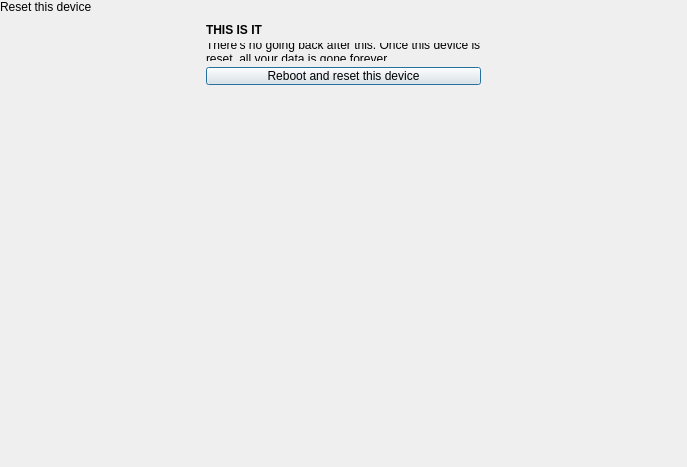
<?xml version="1.0" encoding="UTF-8"?>
<ui version="4.0">
 <class>FinalResetPopover</class>
 <widget class="QDialog" name="FinalResetPopover">
  <property name="geometry">
   <rect>
    <x>0</x>
    <y>0</y>
    <width>687</width>
    <height>467</height>
   </rect>
  </property>
  <property name="windowTitle">
   <string notr="true">Dialog</string>
  </property>
  <layout class="QVBoxLayout" name="verticalLayout">
   <property name="spacing">
    <number>0</number>
   </property>
   <property name="leftMargin">
    <number>0</number>
   </property>
   <property name="topMargin">
    <number>0</number>
   </property>
   <property name="rightMargin">
    <number>0</number>
   </property>
   <property name="bottomMargin">
    <number>0</number>
   </property>
   <item>
    <widget class="tTitleLabel" name="titleLabel">
     <property name="text">
      <string notr="true">Reset this device</string>
     </property>
    </widget>
   </item>
   <item alignment="Qt::AlignHCenter">
    <widget class="QWidget" name="eraseConfirmWidget" native="true">
     <layout class="QVBoxLayout" name="verticalLayout_4">
      <item>
       <widget class="QLabel" name="label_3">
        <property name="font">
         <font>
          <weight>75</weight>
          <bold>true</bold>
         </font>
        </property>
        <property name="text">
         <string>THIS IS IT</string>
        </property>
       </widget>
      </item>
      <item>
       <widget class="QLabel" name="label_4">
        <property name="text">
         <string>There's no going back after this. Once this device is reset, all your data is gone forever.</string>
        </property>
        <property name="wordWrap">
         <bool>true</bool>
        </property>
       </widget>
      </item>
      <item>
       <widget class="QPushButton" name="doResetButton">
        <property name="text">
         <string>Reboot and reset this device</string>
        </property>
        <property name="icon">
         <iconset theme="view-refresh">
          <normaloff>.</normaloff>.</iconset>
        </property>
       </widget>
      </item>
     </layout>
    </widget>
   </item>
   <item>
    <spacer name="verticalSpacer_2">
     <property name="orientation">
      <enum>Qt::Vertical</enum>
     </property>
     <property name="sizeHint" stdset="0">
      <size>
       <width>20</width>
       <height>358</height>
      </size>
     </property>
    </spacer>
   </item>
  </layout>
 </widget>
 <customwidgets>
  <customwidget>
   <class>tTitleLabel</class>
   <extends>QLabel</extends>
   <header location="global">ttitlelabel.h</header>
   <slots>
    <signal>backButtonClicked()</signal>
   </slots>
  </customwidget>
 </customwidgets>
 <resources/>
 <connections/>
</ui>
